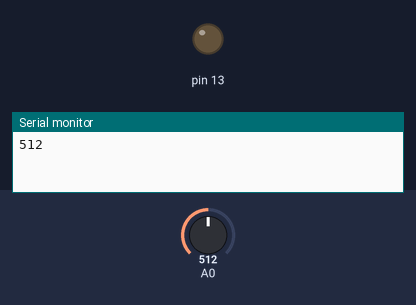
Simulated run of this sketch. Board: Arduino Uno, built with avr-gcc and run on an emulated ATmega328P. Parts: output pins drawn as LEDs (lit = HIGH), the last lines printed to the serial monitor. The test bench sets the inputs (shaded band); at power-on: A0 = 512.

Above: at 0.1 s.
At 0.6 s:
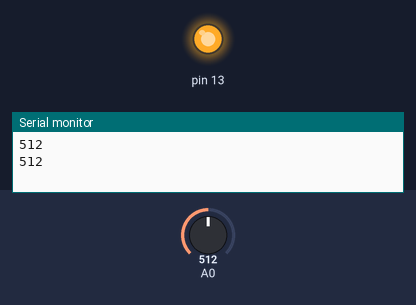
Timing chart, 0 to 2.1 s (numbered marks = the images above):
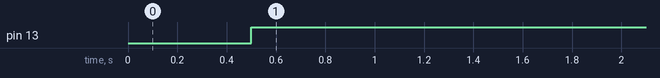

Measured:
- by itself, pin 13: LOW → HIGH at 0.50 s

The sketch:

20230427bjw.ino
```cpp
void setup() {
  Serial.begin(9600);
  pinMode(13, OUTPUT);
}

void loop() {
  int a = analogRead(A0);
  Serial.println(a);

  delay(500);

  if(a>=150) digitalWrite(13, HIGH);
  else digitalWrite(13, LOW);
}
```
